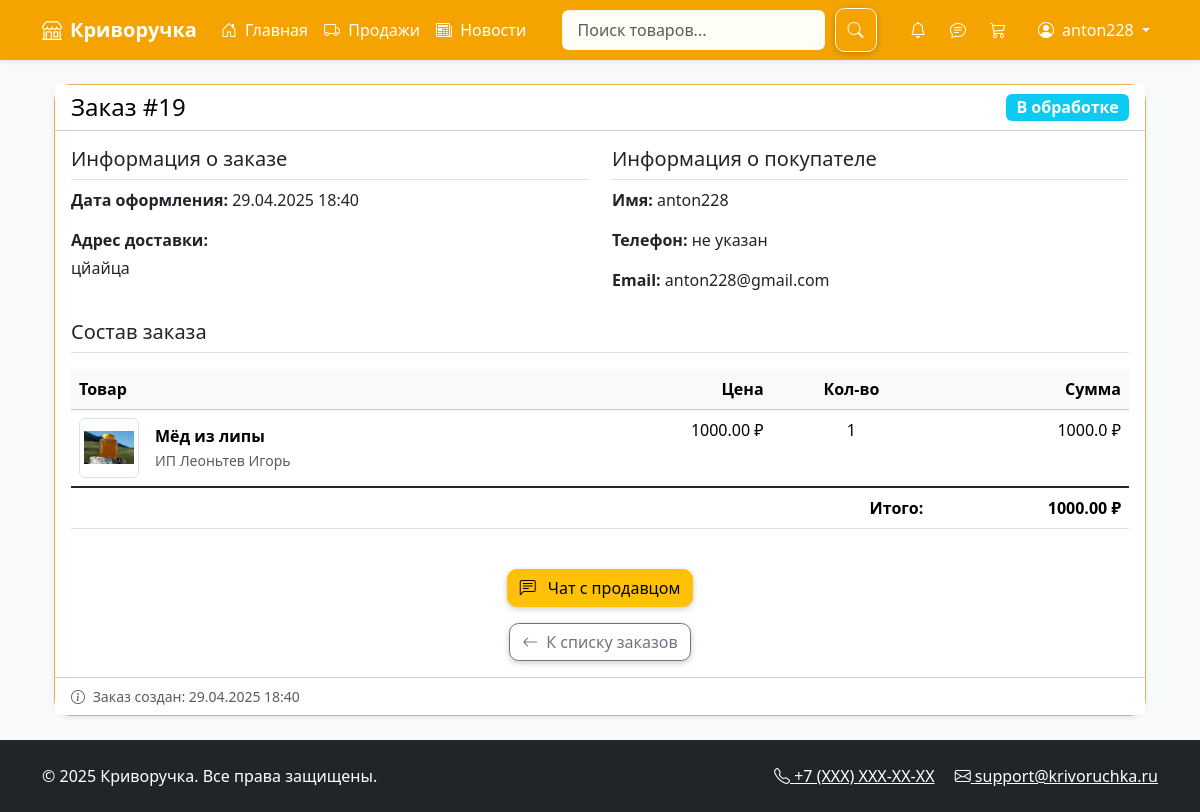
Page /orders/19/ (signed in) on the earlier database version.
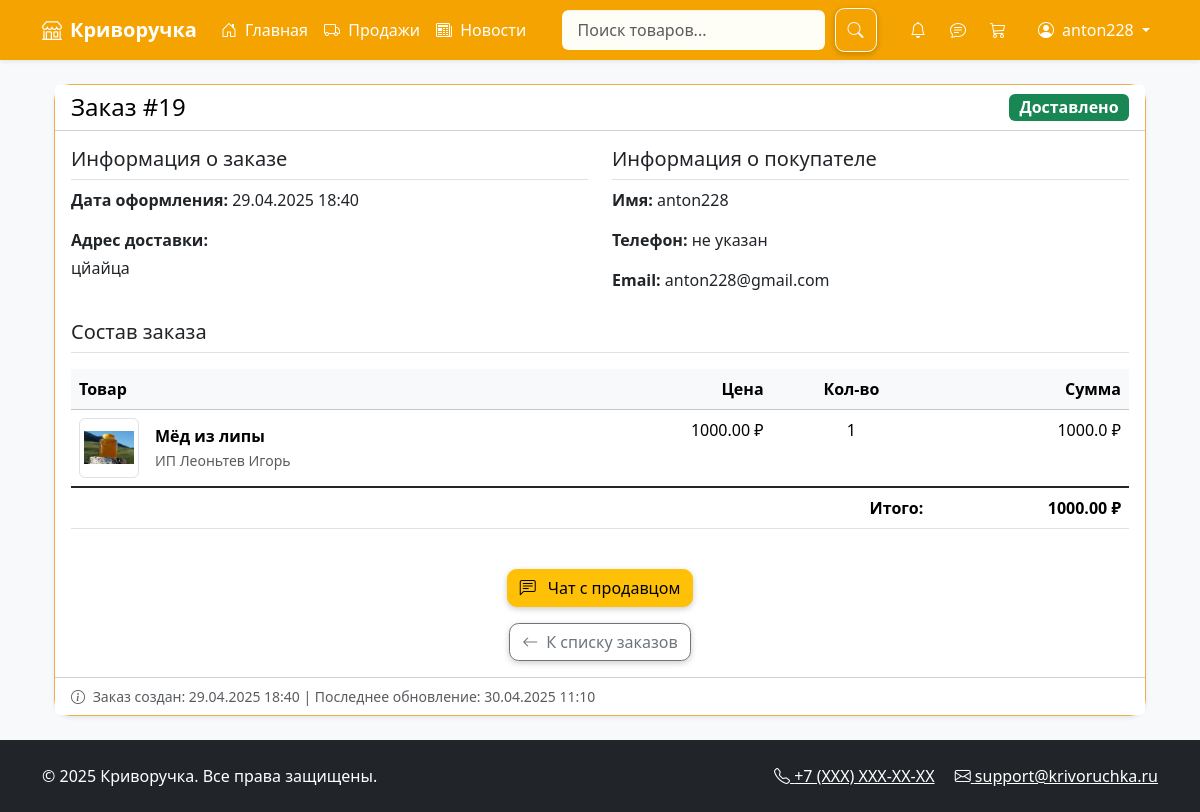
Same page on the later database version.
### marketplace/models.py (models this page shows, shortened)
class Order(models.Model):
    PENDING = 'pending'
    SHIPPED = 'shipped'
    DELIVERED = 'delivered'
    STATUS_CHOICES = [
        (PENDING, 'В обработке'),
        (SHIPPED, 'Отправлено'),
        (DELIVERED, 'Доставлено'),
    ]
    user = models.ForeignKey(User, on_delete=models.CASCADE)
    products = models.ManyToManyField('Product', through='OrderItem')  # Изменили items на products
    total_price = models.DecimalField(max_digits=10, decimal_places=2)
    address = models.TextField()
    status = models.CharField(max_length=20, choices=STATUS_CHOICES, default=PENDING)
    created_at = models.DateTimeField(auto_now_add=True)
    updated_at = models.DateTimeField(auto_now=True)
    tracking_number = models.CharField(max_length=50, blank=True, null=True)
    def get_status_class(self):
        return {
            'pending': 'bg-info',
            'shipped': 'bg-warning',
            'delivered': 'bg-success'
        }.get(self.status, 'bg-secondary')

class User(AbstractUser):
    phone = models.CharField(max_length=20, blank=True)
    avatar = models.ImageField(upload_to='avatars/', blank=True)
    middle_name = models.CharField(max_length=100, blank=True)
    bio = models.TextField(blank=True)
    address = models.TextField(blank=True)
    groups = models.ManyToManyField(
        'auth.Group',
        related_name="marketplace_user_groups",
        blank=True,
    )
    user_permissions = models.ManyToManyField(
        'auth.Permission',
        related_name="marketplace_user_permissions",
        blank=True,
    )

### marketplace/views.py (the view)
# urls.py: path('orders/<int:order_id>/', views.order_detail, name='order_detail'),
@login_required
def order_detail(request, order_id):
    order = get_object_or_404(Order, id=order_id)
    seller_items = order.order_items.filter(seller=request.user)
    return render(request, 'marketplace/order_detail.html', {
        'order': order,
        'seller_items': seller_items,
    })

### marketplace/context_processors.py (called while the page is built)
def unread_notifications(request):
    if request.user.is_authenticated:
        return {
            'unread_count': request.user.notifications.filter(is_read=False).count()
        }
    return {}

def unread_chats(request):
    if not request.user.is_authenticated:
        return {}
    unread_count = Message.objects.filter(
        chat__order__order_items__seller=request.user,
        is_read=False
    ).exclude(
        sender=request.user
    ).count()
    return {'unread_chats_count': unread_count}

### marketplace/templatetags/custom_filters.py (called while the page is built)
@register.filter
def mul(value, arg):
    try:
        return float(value) * float(arg)
    except (ValueError, TypeError):
        return ''

### marketplace/views.py (called while the page is built)
def base_context(request):
    if request.user.is_authenticated:
        return {'cart_items_count': Cart.objects.filter(user=request.user).count()}
    return {}

### templates/marketplace/order_detail.html (shortened to what the changed rows need)
{% extends 'marketplace/base.html' %}
{% load custom_filters %}
{% block content %}
<div class="container mt-4">
    <div class="card shadow-sm">
        <div class="card-header bg-white">
            <div class="d-flex justify-content-between align-items-center">
                <h4 class="mb-0">Заказ #{{ order.id }}</h4>
                <span class="badge {{ order.get_status_class }} fs-6">
                    {{ order.get_status_display }}
                </span>
            </div>
        </div>
        <div class="card-body">
            <div class="row mb-4">
                <div class="col-md-6">
                    <h5 class="border-bottom pb-2">Информация о заказе</h5>
                    <div class="mb-3">
                        <strong>Дата оформления:</strong>
                        {{ order.created_at|date:"d.m.Y H:i" }}
                    </div>
                    <div class="mb-3">
                        <strong>Адрес доставки:</strong>
                        <div class="mt-1">{{ order.address }}</div>
                    </div>
                </div>
                <div class="col-md-6">
                    <h5 class="border-bottom pb-2">Информация о покупателе</h5>
                    <div class="mb-3">
                        <strong>Имя:</strong> {{ order.user.get_full_name|default:order.user.username }}
                    </div>
                    <div class="mb-3">
                        <strong>Телефон:</strong>
                        {{ order.user.phone|default:"не указан" }}
                    </div>
                    <div>
                        <strong>Email:</strong> {{ order.user.email }}
                    </div>
                </div>
            </div>
            <div class="table-responsive">
                <table class="table">
                    <thead class="table-light">
                        <tr>
                            <th>Товар</th>
                            <th class="text-end">Цена</th>
                            <th class="text-center">Кол-во</th>
                            <th class="text-end">Сумма</th>
                        </tr>
                    </thead>
                    <tfoot class="table-group-divider">
                        <tr>
                            <th colspan="3" class="text-end">Итого:</th>
                            <th class="text-end">{{ order.total_price }} ₽</th>
                        </tr>
                    </tfoot>
                </table>
            </div>
        </div>
        <div class="card-footer bg-white">
            <div class="text-muted small">
                <i class="bi bi-info-circle me-1"></i>
                Заказ создан: {{ order.created_at|date:"d.m.Y H:i" }}
                {% if order.updated_at != order.created_at %}
                | Последнее обновление: {{ order.updated_at|date:"d.m.Y H:i" }}
                {% endif %}
            </div>
        </div>
    </div>
</div>
{% endblock %}

Differences in the rows shown:
changed Order "цйайца": status "В обработке" → "Доставлено"; updated_at (not shown) → "30.04.2025 11:10"
Other differences:
text now shown: "| Последнее обновление:"
